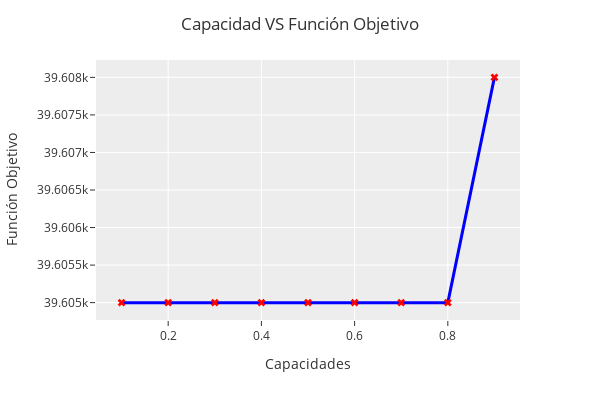

Notebook code for this chart:
### Code cell
fig = px.line(x=CAPACS, y=FOS, markers=True)

fig.update_traces(
    marker=dict(color="red", size=7, symbol="x"),
    line=dict(color="blue", width=3),
)

fig.update_layout(
    coloraxis_showscale=False,
    height=400,
    width=600,
    xaxis={"title": "Capacidades"},
    yaxis={"title": "Función Objetivo"},
    title="Capacidad VS Función Objetivo",
    template="ggplot2",
)

fig.show()

### Figure 1 — Plotly figure (JSON) as saved in the notebook; plotly's stock layout.template omitted (floating-point values rounded to 4 significant figures)
{"data": [{"hovertemplate": "x=%{x}<br>y=%{y}<extra></extra>", "legendgroup": "", "line": {"color": "blue", "dash": "solid", "width": 3}, "marker": {"color": "red", "size": 7, "symbol": "x"}, "mode": "markers+lines", "name": "", "orientation": "v", "showlegend": false, "type": "scatter", "x": [0.1, 0.2, 0.3, 0.4, 0.5, 0.6, 0.7, 0.8, 0.9], "xaxis": "x", "y": [39605, 39605, 39605, 39605, 39605, 39605, 39605, 39605, 39608], "yaxis": "y"}], "layout": {"coloraxis": {"showscale": false}, "height": 400, "legend": {"tracegroupgap": 0}, "margin": {"t": 60}, "title": {"text": "Capacidad VS Función Objetivo"}, "width": 600, "xaxis": {"anchor": "y", "domain": [0, 1], "title": {"text": "Capacidades"}}, "yaxis": {"anchor": "x", "domain": [0, 1], "title": {"text": "Función Objetivo"}}}}
